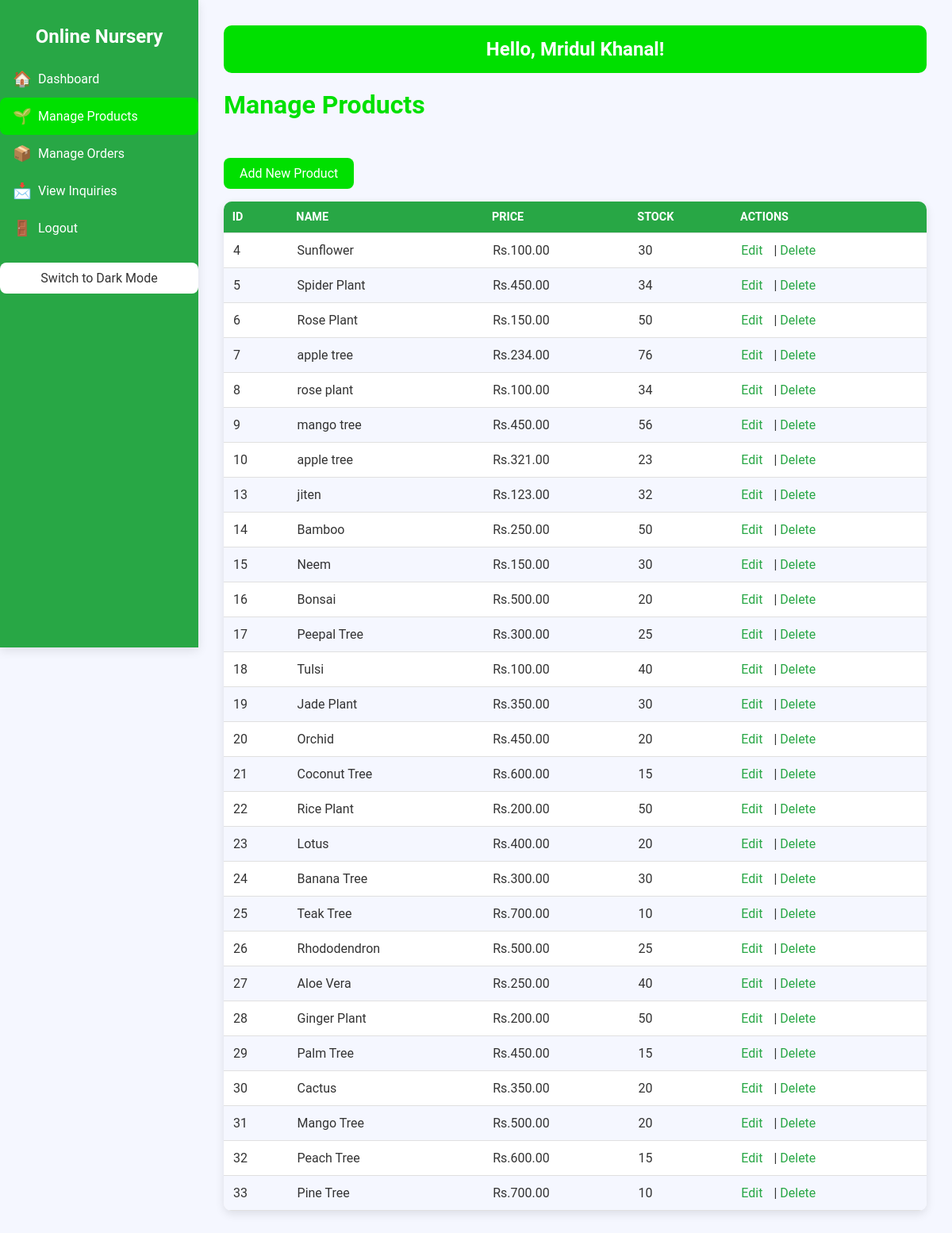
/admin/admin_products.php (signed in), run on the app's committed database.
### tables this page shows
CREATE TABLE `users` (
  `id` int(11) NOT NULL AUTO_INCREMENT,
  `name` varchar(255) NOT NULL,
  `email` varchar(255) NOT NULL,
  `password` varchar(255) NOT NULL,
  `confirm_password` varchar(100) DEFAULT NULL,
  `role` enum('admin','customer') DEFAULT 'customer',
  `created_at` timestamp NOT NULL DEFAULT current_timestamp(),
  PRIMARY KEY (`id`),
  UNIQUE KEY `email` (`email`),
  UNIQUE KEY `email_2` (`email`),
  CONSTRAINT `chk_email_format` CHECK (`email` regexp '^[a-zA-Z0-9][a-zA-Z0-9._%+-]{0,62}[a-zA-Z0-9]@[a-zA-Z]+\\.[a-zA-Z]{2,63}$')
);

CREATE TABLE `products` (
  `id` int(11) NOT NULL AUTO_INCREMENT,
  `name` varchar(255) NOT NULL,
  `description` text NOT NULL,
  `price` decimal(10,2) NOT NULL,
  `image_url` varchar(255) NOT NULL,
  `is_featured` tinyint(1) DEFAULT 0,
  `created_at` timestamp NOT NULL DEFAULT current_timestamp(),
  `category_id` int(11) DEFAULT NULL,
  `stock` int(11) NOT NULL DEFAULT 0,
  PRIMARY KEY (`id`),
  KEY `fk_category` (`category_id`),
  CONSTRAINT `fk_category` FOREIGN KEY (`category_id`) REFERENCES `categories` (`id`) ON DELETE SET NULL,
  CONSTRAINT `products_ibfk_1` FOREIGN KEY (`category_id`) REFERENCES `categories` (`id`) ON DELETE SET NULL
);

### admin/admin_products.php (the view, shortened to what this page needs)
<?php
include '../php/db_connect.php';
$user_id = $_SESSION['user_id'];
$sql = "SELECT name FROM users WHERE id = ?";
$stmt = $conn->prepare($sql);
if ($stmt) {
    $stmt->bind_param("i", $user_id);
    $stmt->execute();
    $user = $stmt->get_result()->fetch_assoc();
    $admin_name = $user['name'] ?? 'Admin';
} else {
    $admin_name = 'Admin';
}
?>
<!DOCTYPE html>
<html lang="en">
<head>
    <link rel="stylesheet" href="../css/admin.css">
</head>
<body>
    <div class="sidebar">
        <div class="sidebar-header">
            <h2>Online Nursery</h2>
        </div>
        <nav>
            <a href="admin_dashboard.php"><span class="icon">🏠</span> Dashboard</a>
            <a href="admin_products.php" class="active"><span class="icon">🌱</span> Manage Products</a>
            <a href="admin_orders.php"><span class="icon">📦</span> Manage Orders</a>
            <a href="admin_inquiries.php"><span class="icon">📩</span> View Inquiries</a>
            <a href="../php/logout.php"><span class="icon">🚪</span> Logout</a>
        </nav>
        <div class="theme-switcher"><span class="icon">🌙</span> <span>Switch Theme</span></div>
    </div>
    <div class="main-content">
        <div class="welcome-message">
            <h2>Hello, <?php echo htmlspecialchars($admin_name); ?>!</h2>
        </div>
        <h1>Manage Products</h1>
        <a href="add_product.php" style="display: inline-block; background: var(--primary); color: white; padding: 10px 20px; border-radius: 8px; text-decoration: none; margin-bottom: 1em;">Add New Product</a>
        <table>
            <thead>
                <tr>
                    <th>ID</th>
                    <th>Name</th>
                    <th>Price</th>
                    <th>Stock</th>
                    <th>Actions</th>
                </tr>
            </thead>
            <tbody>
                <?php
                $sql = "SELECT id, name, price, stock FROM products";
                $result = $conn->query($sql);
                if ($result && $result->num_rows > 0) {
                    while ($row = $result->fetch_assoc()) {
                        echo "<tr>";
                        echo "<td>" . htmlspecialchars($row['id']) . "</td>";
                        echo "<td>" . htmlspecialchars($row['name']) . "</td>";
                        echo "<td>Rs." . number_format($row['price'], 2) . "</td>";
                        echo "<td>" . htmlspecialchars($row['stock']) . "</td>";
                        echo "<td><a href='edit_product.php?id=" . htmlspecialchars($row['id']) . "'>Edit</a> | <a href='delete_product.php?id=" . htmlspecialchars($row['id']) . "' onclick='return confirm(\"Are you sure?\")'>Delete</a></td>";
                        echo "</tr>";
                    }
                } else {
                    echo "<tr><td colspan='5'>No products found.</td></tr>";
                }
                ?>
            </tbody>
        </table>
    </div>
</body>
</html>

### css/admin.css (style rules this page uses)
:root { --background: #f5f7ff; --card-bg: #ffffff; --text: #333333; --sidebar-bg: #28a745; --primary: rgb(0, 224, 0); --secondary: #3e4c98; --border: #e0e0e0; --shadow: 0 4px 12px rgba(0, 0, 0, 0.1); --input-focus: #e6f7e6; --transition: all 0.3s ease; }
body { font-family: 'Roboto', Arial, sans-serif; margin: 0; padding: 0; background: var(--background); color: var(--text); display: flex; }
.sidebar { width: 250px; background: var(--sidebar-bg); color: white; height: 100vh; position: fixed; top: 0; left: 0; padding-top: 1em; box-shadow: var(--shadow); transition: width 0.3s ease; }
.sidebar-header { padding: 1em; text-align: center; }
.sidebar-header h2 { margin: 0; font-size: 1.5em; color: white; }
.sidebar nav { display: flex; flex-direction: column; }
.sidebar nav a { color: white; text-decoration: none; padding: 0.75em 1em; display: flex; align-items: center; gap: 0.5em; border-radius: 8px; transition: background 0.3s; }
.sidebar nav a:hover, .sidebar nav a.active { background: var(--primary); }
.sidebar nav a .icon { font-size: 1.2em; }
.theme-switcher { margin-top: 20px; padding: 10px; background: var(--card-bg); color: var(--text); border-radius: 8px; cursor: pointer; text-align: center; display: flex; align-items: center; justify-content: center; gap: 8px; font-size: 1em; transition: all 0.3s ease; }
.main-content { margin-left: 250px; padding: 2em; width: calc(100% - 250px); transition: margin-left 0.3s ease, width 0.3s ease; }
.welcome-message { background: var(--primary); color: white; padding: 1em; border-radius: 10px; margin-bottom: 1em; text-align: center; }
.welcome-message h2 { margin: 0; font-size: 1.5em; }
h1 { color: var(--primary); margin-bottom: 1.5em; font-size: 2em; font-weight: 600; }
table { width: 100%; border-collapse: collapse; background: var(--card-bg); border-radius: 10px; overflow: hidden; box-shadow: var(--shadow); margin-bottom: 2em; }
thead { background: #28a745; color: rgb(255, 255, 255); }
th, td { padding: 0.75em; text-align: left; border-bottom: 1px solid var(--border); }
th { font-weight: 600; text-transform: uppercase; font-size: 0.9em; }
tbody tr:nth-child(even) { background: var(--background); }
td a { color: #28a745; text-decoration: none; margin-right: 10px; }

### data on the page
users: name "Mridul Khanal"
products: id "4", name "Sunflower", price "100.00", stock "30"
products: id "5", name "Spider Plant", price "450.00", stock "34"
products: id "6", name "Rose Plant", price "150.00", stock "50"
products: id "7", name "apple tree", price "234.00", stock "76"
products: id "8", name "rose plant", price "100.00", stock "34"
products: id "9", name "mango tree", price "450.00", stock "56"
products: id "10", name "apple tree", price "321.00", stock "23"
products: id "13", name "jiten", price "123.00", stock "32"
products: id "14", name "Bamboo", price "250.00", stock "50"
products: id "15", name "Neem", price "150.00", stock "30"
products: id "16", name "Bonsai", price "500.00", stock "20"
products: id "17", name "Peepal Tree", price "300.00", stock "25"
products: id "18", name "Tulsi", price "100.00", stock "40"
products: id "19", name "Jade Plant", price "350.00", stock "30"
products: id "20", name "Orchid", price "450.00", stock "20"
products: id "21", name "Coconut Tree", price "600.00", stock "15"
products: id "22", name "Rice Plant", price "200.00", stock "50"
products: id "23", name "Lotus", price "400.00", stock "20"
products: id "24", name "Banana Tree", price "300.00", stock "30"
products: id "25", name "Teak Tree", price "700.00", stock "10"
products: id "26", name "Rhododendron", price "500.00", stock "25"
products: id "27", name "Aloe Vera", price "250.00", stock "40"
products: id "28", name "Ginger Plant", price "200.00", stock "50"
products: id "29", name "Palm Tree", price "450.00", stock "15"
products: id "30", name "Cactus", price "350.00", stock "20"
products: id "31", name "Mango Tree", price "500.00", stock "20"
products: id "32", name "Peach Tree", price "600.00", stock "15"
products: id "33", name "Pine Tree", price "700.00", stock "10"
